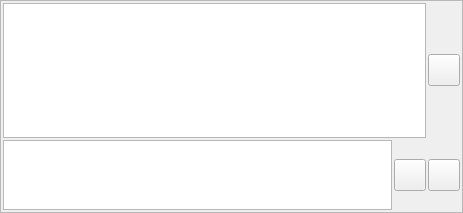
<?xml version="1.0" encoding="UTF-8"?>
<ui version="4.0">
 <class>InstMsgWidgetClass</class>
 <widget class="QWidget" name="InstMsgWidgetClass">
  <property name="geometry">
   <rect>
    <x>0</x>
    <y>0</y>
    <width>463</width>
    <height>213</height>
   </rect>
  </property>
  <property name="sizePolicy">
   <sizepolicy hsizetype="Expanding" vsizetype="Expanding">
    <horstretch>0</horstretch>
    <verstretch>0</verstretch>
   </sizepolicy>
  </property>
  <property name="minimumSize">
   <size>
    <width>0</width>
    <height>0</height>
   </size>
  </property>
  <property name="maximumSize">
   <size>
    <width>16777215</width>
    <height>16777215</height>
   </size>
  </property>
  <property name="windowTitle">
   <string>Form</string>
  </property>
  <property name="styleSheet">
   <string notr="true"/>
  </property>
  <layout class="QGridLayout" name="gridLayout">
   <property name="leftMargin">
    <number>0</number>
   </property>
   <property name="topMargin">
    <number>0</number>
   </property>
   <property name="rightMargin">
    <number>0</number>
   </property>
   <property name="bottomMargin">
    <number>0</number>
   </property>
   <property name="spacing">
    <number>0</number>
   </property>
   <item row="0" column="0">
    <widget class="QFrame" name="m_MainFrame">
     <property name="frameShape">
      <enum>QFrame::Shape::StyledPanel</enum>
     </property>
     <property name="frameShadow">
      <enum>QFrame::Shadow::Raised</enum>
     </property>
     <layout class="QVBoxLayout" name="verticalLayout">
      <property name="spacing">
       <number>2</number>
      </property>
      <property name="leftMargin">
       <number>2</number>
      </property>
      <property name="topMargin">
       <number>2</number>
      </property>
      <property name="rightMargin">
       <number>2</number>
      </property>
      <property name="bottomMargin">
       <number>2</number>
      </property>
      <item>
       <layout class="QHBoxLayout" name="horizontalLayout_2">
        <item>
         <widget class="QListWidget" name="m_MsgListWidget"/>
        </item>
        <item>
         <widget class="VxPushButton" name="m_ClearHistoryButton">
          <property name="sizePolicy">
           <sizepolicy hsizetype="Fixed" vsizetype="Fixed">
            <horstretch>0</horstretch>
            <verstretch>0</verstretch>
           </sizepolicy>
          </property>
          <property name="minimumSize">
           <size>
            <width>32</width>
            <height>32</height>
           </size>
          </property>
          <property name="maximumSize">
           <size>
            <width>32</width>
            <height>32</height>
           </size>
          </property>
          <property name="text">
           <string/>
          </property>
          <property name="iconSize">
           <size>
            <width>32</width>
            <height>32</height>
           </size>
          </property>
         </widget>
        </item>
       </layout>
      </item>
      <item>
       <layout class="QHBoxLayout" name="horizontalLayout">
        <item>
         <widget class="QPlainTextEdit" name="m_ChatTextEdit">
          <property name="sizePolicy">
           <sizepolicy hsizetype="Expanding" vsizetype="Preferred">
            <horstretch>0</horstretch>
            <verstretch>0</verstretch>
           </sizepolicy>
          </property>
         </widget>
        </item>
        <item>
         <widget class="VxPushButton" name="m_CancelTextButton">
          <property name="sizePolicy">
           <sizepolicy hsizetype="Fixed" vsizetype="Fixed">
            <horstretch>0</horstretch>
            <verstretch>0</verstretch>
           </sizepolicy>
          </property>
          <property name="minimumSize">
           <size>
            <width>32</width>
            <height>32</height>
           </size>
          </property>
          <property name="maximumSize">
           <size>
            <width>32</width>
            <height>32</height>
           </size>
          </property>
          <property name="text">
           <string/>
          </property>
          <property name="iconSize">
           <size>
            <width>32</width>
            <height>32</height>
           </size>
          </property>
         </widget>
        </item>
        <item>
         <widget class="VxPushButton" name="m_SendTextButton">
          <property name="sizePolicy">
           <sizepolicy hsizetype="Fixed" vsizetype="Fixed">
            <horstretch>0</horstretch>
            <verstretch>0</verstretch>
           </sizepolicy>
          </property>
          <property name="minimumSize">
           <size>
            <width>32</width>
            <height>32</height>
           </size>
          </property>
          <property name="maximumSize">
           <size>
            <width>32</width>
            <height>32</height>
           </size>
          </property>
          <property name="text">
           <string/>
          </property>
          <property name="iconSize">
           <size>
            <width>32</width>
            <height>32</height>
           </size>
          </property>
         </widget>
        </item>
       </layout>
      </item>
     </layout>
    </widget>
   </item>
  </layout>
 </widget>
 <customwidgets>
  <customwidget>
   <class>VxPushButton</class>
   <extends>QPushButton</extends>
   <header location="global">VxPushButton.h</header>
  </customwidget>
 </customwidgets>
 <resources/>
 <connections/>
</ui>
